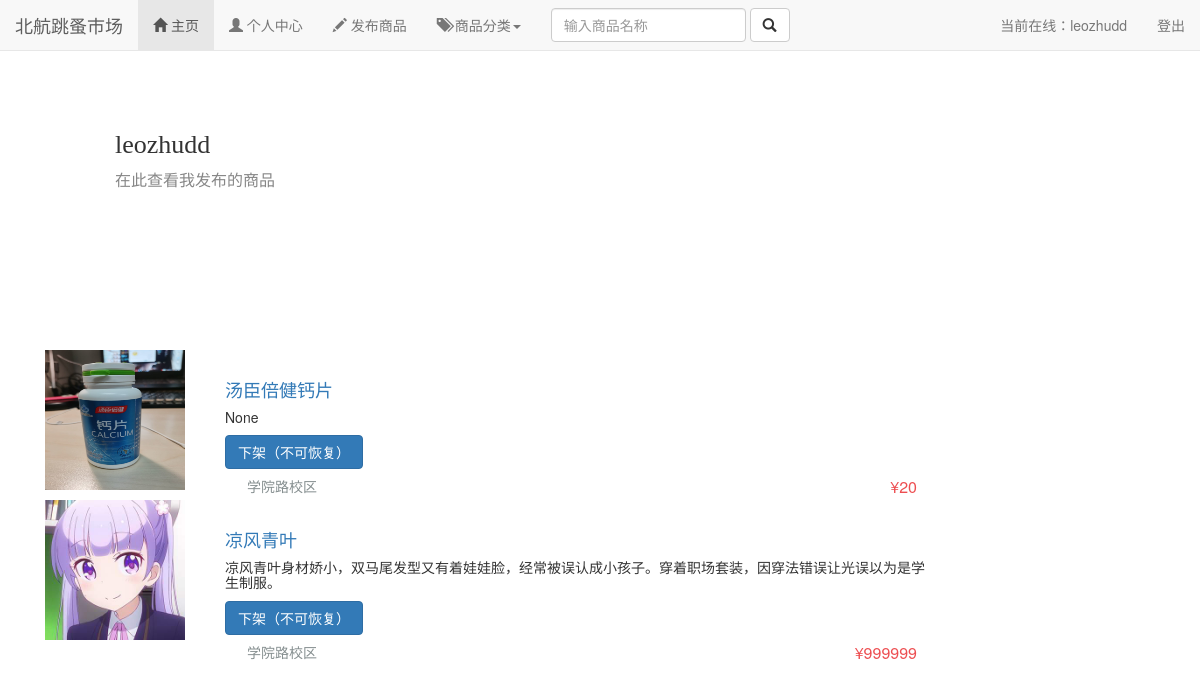
/profile/ (signed in), run on the app's committed database.
### market/models.py (models this page shows, shortened)
class Goods(models.Model):
    id = models.AutoField(primary_key=True)
    name = models.CharField(max_length=128)
    description = models.CharField(max_length=512,blank=True,null=True)
    trade_location = models.CharField(max_length=32,choices=(('学院路校区','学院路校区'),('沙河校区','沙河校区')),default="学院路校区")
    price = models.IntegerField()
    category = models.ForeignKey(Category,on_delete=models.CASCADE)
    picture = models.ImageField(upload_to='goods',blank=True,null=True)
    seller = models.ForeignKey(User,on_delete=models.CASCADE,blank=True,null=True)
    goods_phone = models.IntegerField(null=True,blank=True)
    publish_time = models.DateField(auto_now_add=True,blank=True,null=True)
    available = models.BooleanField(default=True)
    buy_username = models.CharField(default='null', max_length=128)

### market/views.py (the view)
# urls.py: path('profile/', market.views.profile),
def profile(request):
    if request.user.is_authenticated:
        user = request.user
    user_goods = Goods.objects.filter(seller=user)
    category_list = Category.objects.all()
    return render(request, 'profile.html',
        {
            'user':user,
            'user_goods':user_goods,
            'category_list':category_list,
        }
    )

### market/templates/profile.html (shortened to what this page needs)
{% extends 'base.html' %}
{% block css %}<link href="../static/css/profile.css" rel="stylesheet">{% endblock %}
{% block body %}
    <div class="container">
        <div class="main">
            <div class="top clearfix">
                <div id="user_msg">
                    <div class="name">{{ user.username }}</div>
                    <p class="has_sell">在此查看我发布的商品</p>
                </div>
            </div>
            <div id="my_products">
                <div id="onsale_pro">
                    {% for goods in user_goods %}
                    <div class="enshr_each">
                        <div class="enshr_info">
                            <h4><a href="{% url 'goods' goods.pk %}"  target="_blank">{{ goods.name }}</a></h4>
                            <h5>{{ goods.description }}</h5>
                            <div class="enshr_state">
                                <span class="enshr_info_price">¥{{ goods.price }}</span>
                                <span class="enshr_info_address">{{ goods.trade_location }}</span>
                            </div>
                            <a class="btn btn-primary" href="/delete/{{goods.id}}" role="button">下架（不可恢复）</a>
                        </div>
                        <a href="{% url 'goods' goods.pk %}" >
                            <img class="enshr_ph" src="{{ goods.picture.url }}" />
                        </a>
                    </div>
                    {% endfor %}
                </div>
            </div>
        </div>
    </div>
{% endblock %}

### market/templates/base.html (shortened to what this page needs)
<!DOCTYPE html>
{% load static %}
<html lang="en">
<head>
    <link rel="stylesheet" href="https://cdn.jsdelivr.net/npm/bootstrap@3.3.7/dist/css/bootstrap.min.css">
    {% block css %}{% endblock %}
</head>
<body>
    <div class="container">
                <nav class="navbar navbar-default navbar-fixed-top">
                <div class="container-fluid">
                    <div class="navbar-header">
                    <a class="navbar-brand" href="#">北航跳蚤市场</a>
                    </div>
                    <div class="collapse navbar-collapse" id="bs-example-navbar-collapse-1">
                    <ul class="nav navbar-nav">
                        <li class="active"><a href="/index"><span class="glyphicon glyphicon-home" aria-hidden="true"></span> 主页<span class="sr-only">(current)</span></a></li>
                        {% if request.user.is_authenticated %}
                        <li><a href="/profile/"><span class="glyphicon glyphicon-user" aria-hidden="true"></span> 个人中心</a></li>
                        <li><a href="/add_goods"><span class="glyphicon glyphicon-pencil" aria-hidden="true"></span> 发布商品</a></li>
                        {% endif %}
                        <li class="dropdown">
                        <a href="#" class="dropdown-toggle" data-toggle="dropdown" role="button" aria-haspopup="true" aria-expanded="false">
                            <span class="glyphicon glyphicon-tags" aria-hidden="true"></span> 商品分类<span class="caret"></span>
                        </a>
                        </li>
                    </ul>
                    <form class="navbar-form navbar-left" action="/search/" method="get">
                        <div class="form-group">
                        <input name="keyword" type="text" class="form-control" placeholder="输入商品名称">
                        </div>
                        <button type="submit" class="btn btn-default"><span class="glyphicon glyphicon-search" aria-hidden="true" aria-lable="搜索"></span></button>
                    </form>
                    <ul class="nav navbar-nav navbar-right">
                    {% if request.user.is_authenticated %}
                        <li><a href="#">当前在线：{{ request.user.username }}</a></li>
                        <li><a href="../logout/">登出</a></li>
                    {% else %}
                        <li><a href="../login/">登录</a></li>
                        <li><a href="../register/">注册</a></li>
                    {% endif %}
                    </ul>
                    </div>
                </div>
            </nav>
        </div>
    <br><br><br>
    <div class="container">
    {% block body %}{% endblock %}
    </div>
</body>
</html>

### market/static/css/profile.css (style rules this page uses)
.top { margin-left:50px; margin-top: 50px; height: 220px; }
.name { font: 26px "Microsoft YaHei"; margin: 20px 0px 0px 20px; }
.has_sell { font-size: 16px; color: #878787; line-height: 120%; margin-top: 10px; margin-left: 20px; }
.enshr_each { background: #fff; height: 140px; margin-top: 10px; margin-right:20px; }
.enshr_ph { width: 140px; height: 140px; }
.enshr_info { position: relative; float: right; width: 740px; padding: 20px; }
.enshr_info_price { color: #ed4e51; font-size: 16px; float: right; margin-right: 48px; }
.enshr_info_address { color: #858E8F; font-size: 14px; padding-left: 22px; background-image: url(/resource/image/rank-icons.png); background-repeat: no-repeat; background-position: -10px -12px; display: inline-block; height: 20px; }
.enshr_state { position: absolute; bottom: -10px; width: 100%; }
#my_products { width: 920px; margin-top: 20px; padding-bottom: 20px; }
#my_enshrine,#my_info,#my_messages,#my_products { min-height: 300px; }

### data on the page
Goods: name "汤臣倍健钙片", description "None", price "20", trade_location "学院路校区", picture (picture)
Goods: name "凉风青叶", description "凉风青叶身材娇小，双马尾发型又有着娃娃脸，经常被误认成小孩子。穿着职场套装，因穿法错误让光误以为是学生制服。", price "999999", trade_location "学院路校区", picture (picture)

### other printed values
{{ request.user.username }} "leozhudd"
{{ user.username }} "leozhudd"
